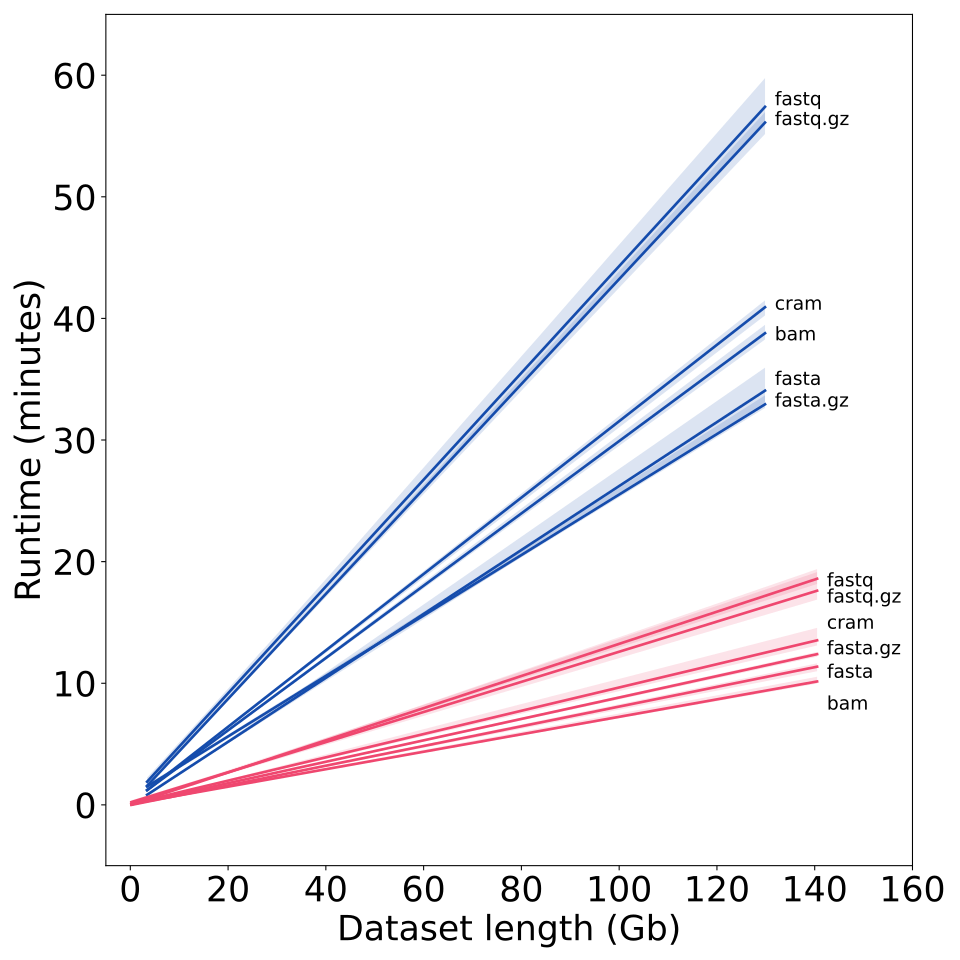

Source code (Python):
import seaborn as sns
import matplotlib
import matplotlib.pyplot as plt
plt.rcParams['svg.fonttype'] = 'none'
import pandas as pd
matplotlib.use('Agg')  # Use a non-GUI backend

# Preprocess the data: Convert Size to GB and Runtime to minutes
merged_df=pd.read_csv("runtime_size.tsv", sep='\t', names=['Sample Name','Runtime','File Type','Sequencing Technology','Size'])
merged_df['Size'] = merged_df['Size'] / 1000000000  # Convert bytes to GB
merged_df['Runtime'] = merged_df['Runtime'] / 60       # Convert seconds to minutes

custom_colors = {'Illumina': "#154CAC", 'PacBio': "#EF476F"}

plt.figure(figsize=(10, 10))

# Initialize a list to track annotation positions
annotation_positions = []

# Loop through each group of 'Sequencing Technology' and 'File Type'
unique_groups = merged_df.groupby(['Sequencing Technology', 'File Type'])

for (tech, file_type), group_data in unique_groups:
    color = custom_colors[tech] if tech in custom_colors else ('#1f77b4' if color_switch else '#2ca02c')

    sns.regplot(
        data=group_data,
        x='Size',
        y='Runtime',
        scatter=False,  # Enable scatter plot
        label=f"{tech} - {file_type}",  # Add a unique label for each trendline
        line_kws={'linewidth': 2, 'linestyle': '-', 'color': color},  # Customize line style and color
        scatter_kws={'s': 40, 'color': color}#, 'marker': marker_styles}  # Customize scatter marker style
    )

    # Annotate maximum points manually to better visualization of labels
    max_point = group_data.loc[group_data['Runtime'].idxmax()]
    if file_type == 'fastq.gz' and tech =='PacBio':
        plt.text(max_point['Size'] +2, max_point['Runtime'] , "fastq.gz", fontsize=14, color="black")
    elif file_type == 'fastq.gz' and tech =='Illumina':
        plt.text(max_point['Size']  +2, max_point['Runtime'] , "fastq.gz", fontsize=14, color="black")
    elif file_type == 'bam' and tech == 'PacBio':
        plt.text(max_point['Size'] +2, max_point['Runtime'] -2, "bam", fontsize=14, color="black")
    elif file_type == 'bam' and tech == 'Illumina':
         plt.text(max_point['Size'] +2, max_point['Runtime'] , "bam", fontsize=14, color="black")
    elif file_type == 'fasta' and tech =="Illumina":
        plt.text(max_point['Size'] +2, max_point['Runtime'] +1, "fasta", fontsize=14, color="black")
    elif file_type == 'fasta' and tech =="PacBio":
        plt.text(max_point['Size'] +2, max_point['Runtime'] -1, "fasta", fontsize=14, color="black")
    elif file_type == 'cram' and tech =="PacBio":
        plt.text(max_point['Size'] +2, max_point['Runtime']  +1.5, "cram", fontsize=14, color="black")
    elif file_type == 'cram' and tech =="Illumina":
        plt.text(max_point['Size'] +2, max_point['Runtime']  , "cram", fontsize=14, color="black")
    elif file_type == 'fastq' and tech == 'Illumina':
        plt.text(max_point['Size'] +2, max_point['Runtime'] +2, "fastq", fontsize=14, color="black")
    elif file_type == 'fastq' and tech == 'PacBio':
        plt.text(max_point['Size'] +2, max_point['Runtime']  , "fastq", fontsize=14, color="black")
    elif file_type == 'fasta.gz' and tech =='Illumina':
        plt.text(max_point['Size'] +2, max_point['Runtime'] , "fasta.gz", fontsize=14, color="black")
    elif file_type == 'fasta.gz' and tech =='PacBio':
        plt.text(max_point['Size'] +2, max_point['Runtime'] , "fasta.gz", fontsize=14, color="black")

# Add labels, title, and legend
plt.xlabel('Dataset length (Gb)', fontsize=26)
plt.ylabel('Runtime (minutes)', fontsize=26)
plt.xlim(-5, 160)
plt.ylim(-5,65)
plt.xticks(fontsize=26)
plt.yticks(fontsize=26)

plt.tight_layout()
plt.grid(False)
plt.savefig("Figure_2f.svg", format="svg", dpi=300)
